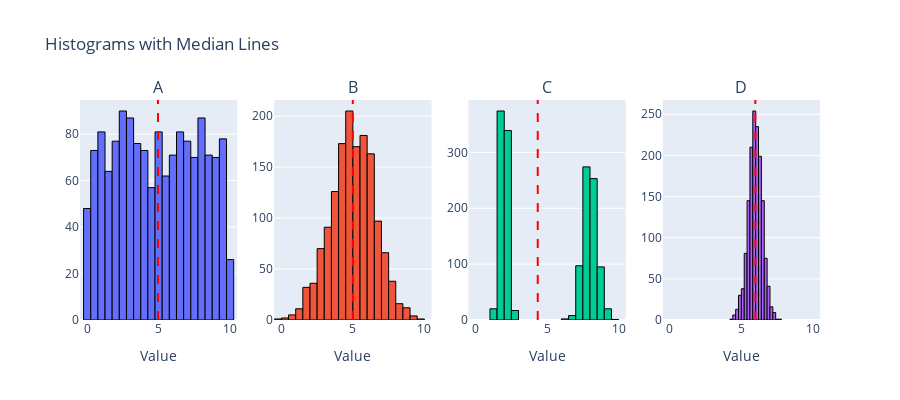

Source (notebook cell):
### Markdown cell above
### Question 4

### Code cell
from scipy import stats
import plotly.graph_objects as go
from plotly.subplots import make_subplots
import numpy as np
import pandas as pd

# Generate datasets
n = 1500
data1 = stats.uniform.rvs(0, 10, size=n)
data2 = stats.norm.rvs(5, 1.5, size=n)
data3 = np.r_[stats.norm.rvs(2, 0.25, size=int(n/2)), stats.norm.rvs(8, 0.5, size=int(n/2))]
data4 = stats.norm.rvs(6, 0.5, size=n)

# Store datasets in a dictionary
datasets = {
    'A': data1,
    'B': data2,
    'C': data3,
    'D': data4
}

# Calculate means, medians, and variances
means = {key: np.mean(value) for key, value in datasets.items()}
medians = {key: np.median(value) for key, value in datasets.items()}
variances = {key: np.var(value, ddof=1) for key, value in datasets.items()}  # Use ddof=1 for sample variance

# Create a DataFrame for a compact output
summary_df = pd.DataFrame({
    'Mean': means,
    'Median': medians,
    'Variance': variances
})

# Print the summary DataFrame
print(summary_df)

# Create a row of histograms
fig = make_subplots(rows=1, cols=4, subplot_titles=['A', 'B', 'C', 'D'])

# Plot histograms and add median lines
for idx, (key, data) in enumerate(datasets.items(), 1):
    fig.add_trace(go.Histogram(x=data, name=key, nbinsx=30, marker=dict(line=dict(color='black', width=1))), row=1, col=idx)
    
    # Add a vertical line for the median without annotation
    fig.add_vline(x=medians[key], line=dict(color='red', width=2, dash='dash'), row=1, col=idx)

# Update layout
fig.update_layout(height=400, width=900, title_text="Histograms with Median Lines", showlegend=False)
fig.update_xaxes(title_text="Value", range=[-0.5, 10.5])

# Show the figure

# fig.show()
fig.show(renderer="png")

### Figure 1 — Plotly figure (JSON) as saved in the notebook; plotly's stock layout.template omitted (floating-point values rounded to 4 significant figures; data arrays with more than 128 entries replaced by an {"elided": "..."} marker saying what was removed)
{"data": [{"marker": {"line": {"color": "black", "width": 1}}, "name": "A", "nbinsx": 30, "type": "histogram", "x": {"elided": "1500 float values"}, "xaxis": "x", "yaxis": "y"}, {"marker": {"line": {"color": "black", "width": 1}}, "name": "B", "nbinsx": 30, "type": "histogram", "x": {"elided": "1500 float values"}, "xaxis": "x2", "yaxis": "y2"}, {"marker": {"line": {"color": "black", "width": 1}}, "name": "C", "nbinsx": 30, "type": "histogram", "x": {"elided": "1500 float values"}, "xaxis": "x3", "yaxis": "y3"}, {"marker": {"line": {"color": "black", "width": 1}}, "name": "D", "nbinsx": 30, "type": "histogram", "x": {"elided": "1500 float values"}, "xaxis": "x4", "yaxis": "y4"}], "layout": {"annotations": [{"font": {"size": 16}, "showarrow": false, "text": "A", "x": 0.1062, "xanchor": "center", "xref": "paper", "y": 1, "yanchor": "bottom", "yref": "paper"}, {"font": {"size": 16}, "showarrow": false, "text": "B", "x": 0.3688, "xanchor": "center", "xref": "paper", "y": 1, "yanchor": "bottom", "yref": "paper"}, {"font": {"size": 16}, "showarrow": false, "text": "C", "x": 0.6313, "xanchor": "center", "xref": "paper", "y": 1, "yanchor": "bottom", "yref": "paper"}, {"font": {"size": 16}, "showarrow": false, "text": "D", "x": 0.8938, "xanchor": "center", "xref": "paper", "y": 1, "yanchor": "bottom", "yref": "paper"}], "height": 400, "shapes": [{"line": {"color": "red", "dash": "dash", "width": 2}, "type": "line", "x0": 4.955, "x1": 4.955, "xref": "x", "y0": 0, "y1": 1, "yref": "y domain"}, {"line": {"color": "red", "dash": "dash", "width": 2}, "type": "line", "x0": 4.995, "x1": 4.995, "xref": "x2", "y0": 0, "y1": 1, "yref": "y2 domain"}, {"line": {"color": "red", "dash": "dash", "width": 2}, "type": "line", "x0": 4.343, "x1": 4.343, "xref": "x3", "y0": 0, "y1": 1, "yref": "y3 domain"}, {"line": {"color": "red", "dash": "dash", "width": 2}, "type": "line", "x0": 5.978, "x1": 5.978, "xref": "x4", "y0": 0, "y1": 1, "yref": "y4 domain"}], "showlegend": false, "title": {"text": "Histograms with Median Lines"}, "width": 900, "xaxis": {"anchor": "y", "domain": [0, 0.2125], "range": [-0.5, 10.5], "title": {"text": "Value"}}, "xaxis2": {"anchor": "y2", "domain": [0.2625, 0.475], "range": [-0.5, 10.5], "title": {"text": "Value"}}, "xaxis3": {"anchor": "y3", "domain": [0.525, 0.7375], "range": [-0.5, 10.5], "title": {"text": "Value"}}, "xaxis4": {"anchor": "y4", "domain": [0.7875, 1], "range": [-0.5, 10.5], "title": {"text": "Value"}}, "yaxis": {"anchor": "x", "domain": [0, 1]}, "yaxis2": {"anchor": "x2", "domain": [0, 1]}, "yaxis3": {"anchor": "x3", "domain": [0, 1]}, "yaxis4": {"anchor": "x4", "domain": [0, 1]}}}
